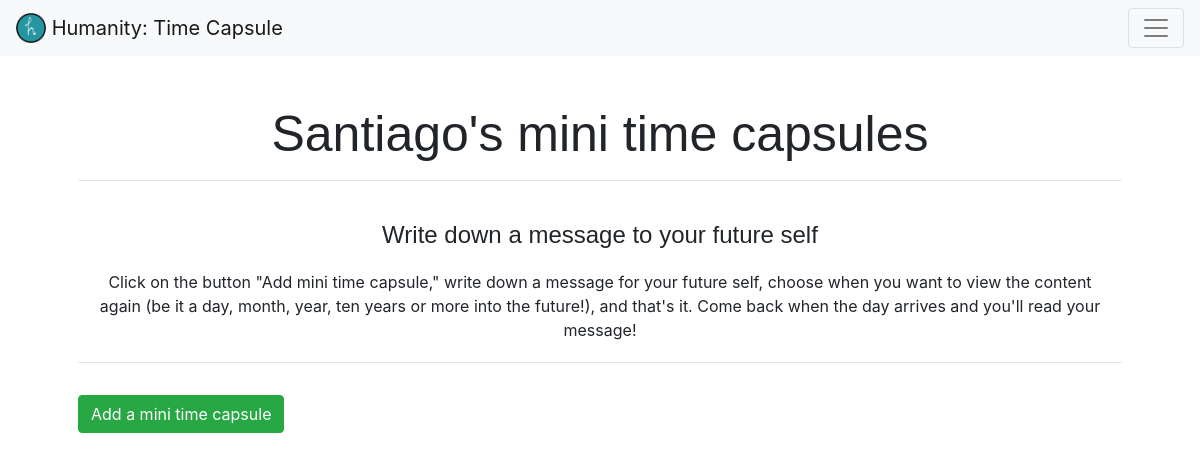
The app's page /minicapsule/ (signed in), older data.
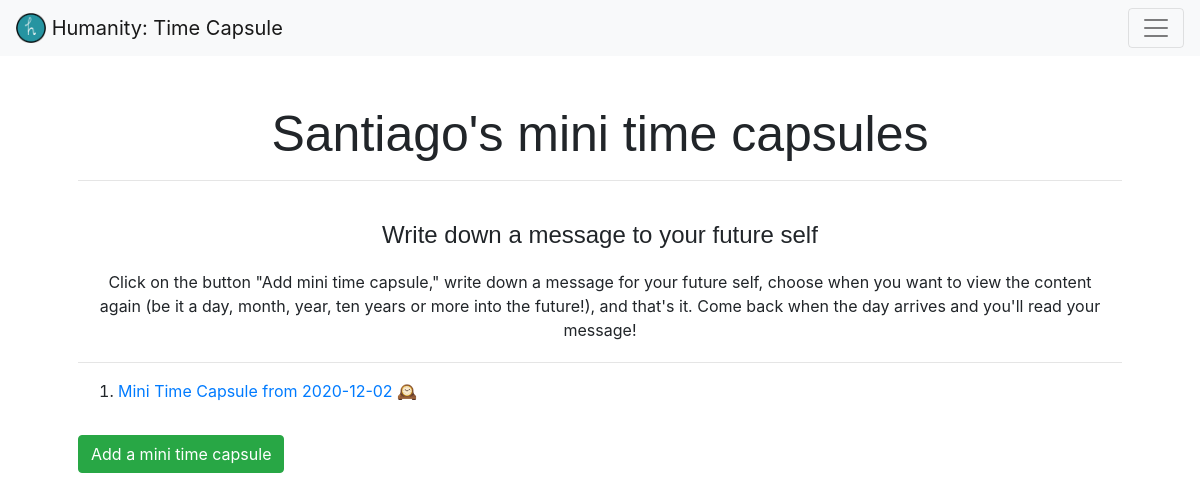
The same page, newer data.
### capsule/models.py (models this page shows)
class MiniCapsule(models.Model):
    user_id = models.IntegerField()
    content = models.TextField()
    date_added = models.DateField(auto_now_add=True)
    time = models.DateField()
    created = models.DateTimeField(auto_now_add=True, auto_now=False)
    class Meta:
        ordering = ('-created',)
    def __str__(self):
        return f'Mini Time Capsule from {self.date_added}'

### capsule/views.py (the view, shortened to what this page needs)
# urls.py: path('minicapsule/', views.mini_capsule, name='mini_capsule'),
@login_required
def mini_capsule(request):
    capsules = MiniCapsule.objects.filter(user_id=request.user.pk)
    today = date.today()
    day, month, year = int(today.strftime('%d')), int(today.strftime('%m')), int(today.strftime('%Y'))
    unlocked = []
    for capsule in capsules:
        if year > int(capsule.time.year):
            unlocked.append(capsule)
        else:
            if month > int(capsule.time.month):
                unlocked.append(capsule)
            elif month == int(capsule.time.month) and day >= int(capsule.time.day):
                unlocked.append(capsule)
    return render(request, 'capsule/mini.html', {
        'capsules': unlocked,
        'form': addMiniCapsule()
    })

### capsule/templates/capsule/mini.html (shortened to what this page needs)
{% extends "capsule/layout.html" %}
{% load crispy_forms_tags %}
{% block pageHeader %}
    <h1>{{ user.first_name }}'s mini time capsules</h1>
{% endblock %}
{% block body %}
    <h4> Write down a message to your future self</h4>
    <p class="general_info">
        Click on the button "Add mini time capsule," write down a message for your future self, choose when
        you want to view the content again (be it a day, month, year, ten years or more into the future!), and
        that's it. Come back when the day arrives and you'll read your message!
    </p>
    <hr>
    {% if capsules %}
        <ol>
            {% for capsule in capsules %}
                <li class="my-2">
                    <a href="{% url 'capsule:view_capsule' capsule.pk %}">{{ capsule }} &#128368;</a>
                </li>
            {% endfor %}
        </ol>
    {% endif %}
    <button type="button" class="btn btn-success my-3" data-toggle="modal" data-target="#addCapsule">
        Add a mini time capsule
    </button>
{% endblock %}

Row changes from the older to the newer data that the page shows:
added MiniCapsule: date_added "Mini Time Capsule from 2020-12-02"
